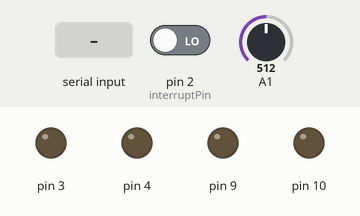
Recording of a sketch running on a simulated Arduino Uno, built with avr-gcc and run on an emulated ATmega328P. Parts: output pins drawn as LEDs (lit = HIGH). The test bench sets the inputs (shaded band); at power-on: pin 2 (interruptPin) LOW, A1 = 512. What the sketch prints to the serial monitor is not drawn.

Above: at 1.0 s.
1.1 s: "t\n" received over Serial
At 1.8 s:
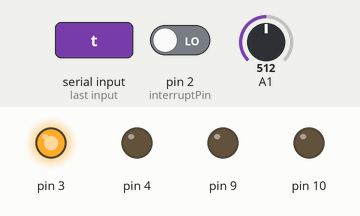
At 12.8 s:
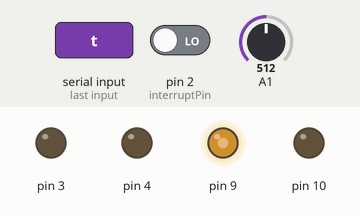
Timing chart, 0 to 14.5 s (numbered marks = the images above; inputs shaded):
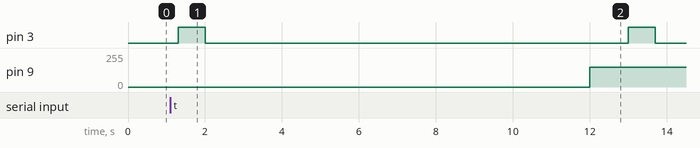

The sketch:

arduino.ino
```cpp
#include <stdio.h>
#include <stdlib.h>
//serial link
String val;
String prevVal;

//DO TOMORROW
String ctemp = "1";
String cspd = "1";
String cph = "1";


String cdesiredtemp = "25";
String cdesiredspd = "800";
String cdesiredph = "5";

double desiredtemp = 0;
double desiredspd = 0;
double desiredph = 0;


double dtemp = 0;
double dph = 0;
double dspd = 0;
//temp


//string
volatile int interruptPin = 2;
double duration;
double duration2;
double rpm;
unsigned long time;
unsigned int sum=0;
int count=0;
unsigned long startTime;
unsigned long currentTime;
double averageRPM;
int count2=0;
double requiredRPM;
int input;


void setup() {
  //serial
  Serial.begin(9600);
  establishContact();  // send a byte to establish contact until receiver responds


 //temp
 pinMode(A0, INPUT);
 pinMode(9, OUTPUT);


 //stiring
  pinMode(10,OUTPUT);
  pinMode(2, INPUT);
  attachInterrupt(digitalPinToInterrupt(interruptPin),check,FALLING);
  startTime=millis();
  input=60;


  //ph
  pinMode(4, OUTPUT);
  pinMode(3, OUTPUT);


}


void loop() {


  desiredtemp = cdesiredtemp.toDouble();
  desiredph = cdesiredph.toDouble();
  desiredspd = cdesiredspd.toDouble();
  handleSerial();
  ph();


  dtemp = temp();
  dph = ph();
  dspd = str();

  ctemp = String(dtemp);
  cph = String(dph);
  cspd = String(dspd);
  str();


}


//PH
double ph() {
  double temp = dtemp + 273.15; //get temperetaure and convert to Kelvins
  double ES = 0.0;
  double EX = analogRead(A1)*5.0/1023.0; //get voltage

  double F = 9.6485309*10000;
  double R = 8.314510;

  double phs = 7.0;

  double ph = phs + ((ES -EX) * F) / (R * temp * log(10)); //calculate pH

  double usr_ph = desiredph; // get from user interface


  if(ph < usr_ph - 0.2) {
    digitalWrite(3, HIGH);

    delay(700);

    digitalWrite(3, LOW);
  }

  if(ph > usr_ph + 0.2){
    digitalWrite(4, HIGH);


    delay(700);

    digitalWrite(4, LOW);


  }


  delay(10000);


  return ph;
}


//TEMP
double temp() {

 int currentTemp = analogRead(A0);

 //Changes analog to voltage
 double voltageResistor = currentTemp * (5.0 / 1023.0);
 //Serial.println(voltage);
 int fixedResistor = 10000;

 double thermResistance = fixedResistor * ((5/voltageResistor) - 1);


 if (desiredtemp < getTemperature(thermResistance))
 {
   //turn heater off

   //digitalWrite(9, LOW);       // sets the digital pin 13 on
   analogWrite(9, 0);
   delay(1000);
 }
 else if (desiredtemp > getTemperature(thermResistance))
 {
   //turn heater on

   //digitalWrite(9, HIGH);       // sets the digital pin 13 on
   analogWrite(9,150);
   delay(1000);
 }

 return(getTemperature(thermResistance));


}

// to convert analog input to degrees celsius using the Steinhart-Hart equation - https://www.ametherm.com/thermistor/ntc-thermistors-steinhart-and-hart-equation
double getTemperature(double thermResistance)
{
 // A, B, C are constants from callibration experiments and thermistor has resistance of 10K ohms

 //double temp = 1/(-0.001787020645219 + (0.0007834559368536007 * log(thermResistance)) + (-0.000002593703712281802 * (log(thermResistance) * log(thermResistance) * log(thermResistance))));
  // Converts Kelvin to Celcius
 // return temp - 273.15 + 5; //+ 6.132;
  int R0 = 10000;
  float T0 = 298.15;
  int B = 4080;

  double kelvinTemp = 1/((1/T0) + ((log(thermResistance/R0))/B));
  return kelvinTemp - 273.15 - 1.458 - 1.64;
}


//STIRRING
double str() {


  requiredRPM=desiredspd;
  analogWrite(10,input);
  currentTime = millis();
  if(currentTime-startTime==500){
     noInterrupts();
     //detachInterrupt(interruptPin);
     if (input >60){
        input=60;
        }
      if(input<30){
        input=30;
        }
      rpm=count*60;
      startTime=millis();
      //attachInterrupt(digitalPinToInterrupt(interruptPin),check,FALLING);
      count2++;
      sum=sum+rpm;
      if(rpm<requiredRPM){
        if(abs(rpm-requiredRPM)>=200){
          input=input+1;
          //Serial.println("less than 200");
          }else{
            //Serial.println("less");
            input=input+1;
            }
        //Serial.print("input: ");
       // Serial.println(input);
    }
      if(rpm>requiredRPM){
        if(abs(rpm-requiredRPM)>=200){
          Serial.println("more than 200");
          input=input-1;
          }else{
            Serial.println("more");
            input=input-1;
            }
        Serial.print("input: ");
        Serial.println(input);
    }
    analogWrite(10,input);
    interrupts();
   }


  if(count2==40){
    count2=0;
    averageRPM=sum/40;
    sum=0;

  }


  return rpm;
}


void handleSerial() {


    if (Serial.available() > 0) { // If data is available to read,
    val = Serial.readStringUntil('\n'); // read it and store it in val
    //temp = val;
    //ctemp = "y" + val;
    if(val != "A") //if we get a 1
    {


      if(val == "t" || val == "s" || val == "p") {

        prevVal = val;
      } else if(prevVal == "t") {
        cdesiredtemp = val;
      } else if(prevVal == "p") {
        cdesiredph = val;
      } else if(prevVal == "s") {
        cdesiredspd = val;
      }
    }
    delay(100);
  }
    else {
    //send back desired values

//    array test = getValues();
    Serial.println("t");
    Serial.println(ctemp);
    Serial.println("p");
    Serial.println(cph);
    Serial.println("s");
    Serial.println(cspd);
    delay(50);
    }


}


void check(){

}


void establishContact() {
  while (Serial.available() <= 0) {
  Serial.println("A");   // send a capital A

  delay(300);
  }
}
```

Measured:
- after the input at 1.1 s, pin 3: alternates HIGH for 0.70 s and LOW for 11.0 s, starting after 0.20 s; pin 9: 0/255 → 150/255 after 10.9 s
